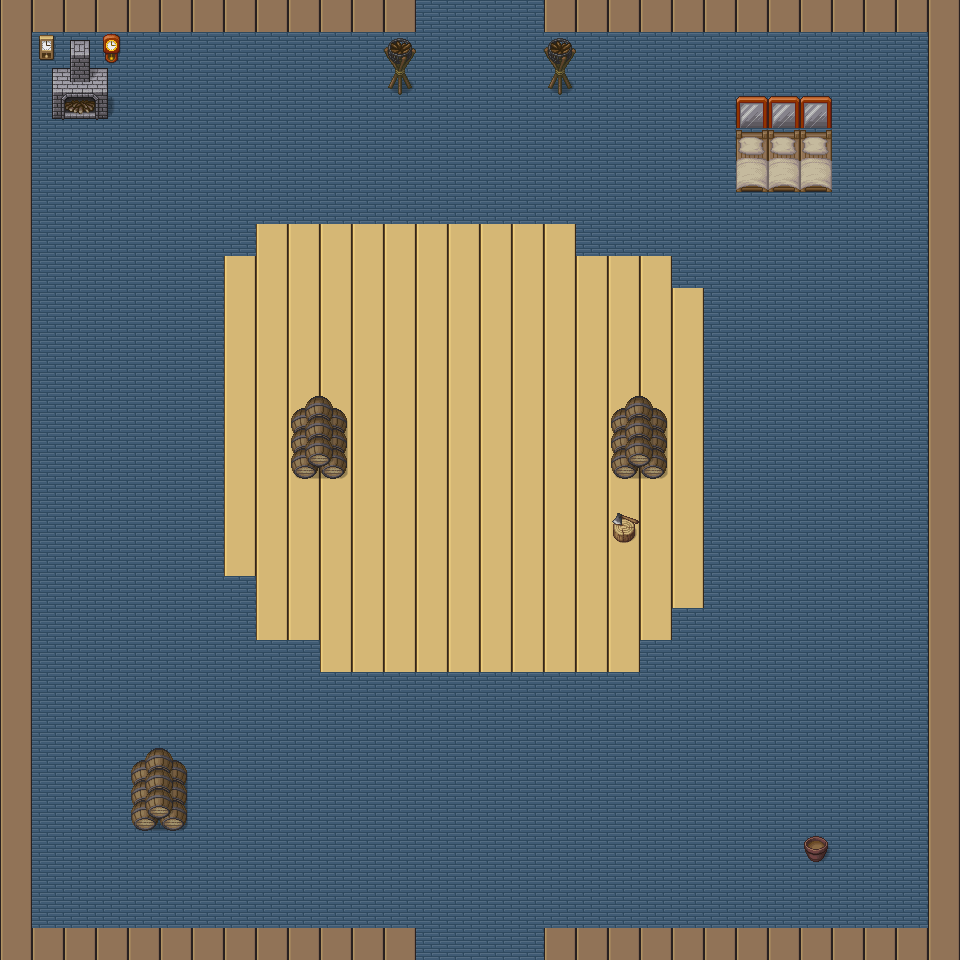

Below is a game level as drawn by its tile map, then a one-line description and the .tmx that defines it (tile-layer data replaced by summaries):
An orthogonal 30x30 tile map with 32x32 px tiles, 3 tile layers (Capa de patrones 3, Capa de patrones 1, Capa de patrones 2).

<map version="1.5" tiledversion="1.6.0" orientation="orthogonal" renderorder="right-down" width="30" height="30" tilewidth="32" tileheight="32" infinite="0" nextlayerid="4" nextobjectid="1">
 <tileset version="1.4" tiledversion="1.4.1" name="base" tilewidth="32" tileheight="32" tilecount="1064" columns="8">
<image source="base.png" width="256" height="4256" />
</tileset>
 <layer id="3" name="Capa de patrones 3" width="30" height="30">
  <data>[900 cells, 0 non-empty, 0 distinct tile ids]</data>
 </layer>
 <layer id="1" name="Capa de patrones 1" width="30" height="30">
  <data>[900 cells, 900 non-empty, 2 distinct tile ids]</data>
 </layer>
 <layer id="2" name="Capa de patrones 2" width="30" height="30">
  <data>[900 cells, 150 non-empty, 23 distinct tile ids]</data>
 </layer>
</map>
